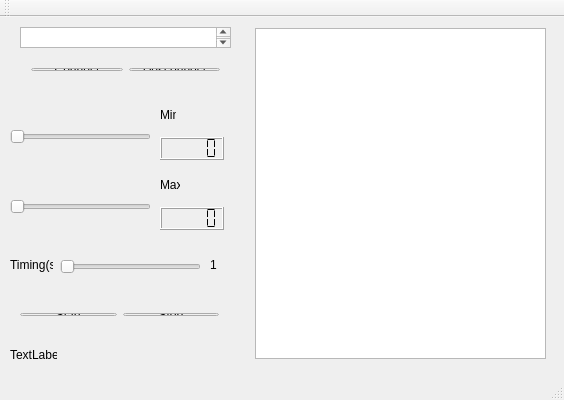
<?xml version="1.0" encoding="UTF-8"?>
<ui version="4.0">
 <class>MainWindow</class>
 <widget class="QMainWindow" name="MainWindow">
  <property name="geometry">
   <rect>
    <x>0</x>
    <y>0</y>
    <width>564</width>
    <height>400</height>
   </rect>
  </property>
  <property name="windowTitle">
   <string>MainWindow</string>
  </property>
  <widget class="QWidget" name="centralWidget">
   <widget class="QSlider" name="horizontalSlider_minimo">
    <property name="geometry">
     <rect>
      <x>10</x>
      <y>110</y>
      <width>141</width>
      <height>19</height>
     </rect>
    </property>
    <property name="orientation">
     <enum>Qt::Horizontal</enum>
    </property>
   </widget>
   <widget class="QSlider" name="horizontalSlider_maximo">
    <property name="geometry">
     <rect>
      <x>10</x>
      <y>180</y>
      <width>141</width>
      <height>19</height>
     </rect>
    </property>
    <property name="orientation">
     <enum>Qt::Horizontal</enum>
    </property>
   </widget>
   <widget class="QSlider" name="horizontalSlider_timing">
    <property name="geometry">
     <rect>
      <x>60</x>
      <y>240</y>
      <width>141</width>
      <height>19</height>
     </rect>
    </property>
    <property name="orientation">
     <enum>Qt::Horizontal</enum>
    </property>
   </widget>
   <widget class="QLCDNumber" name="lcdNumber_minimo">
    <property name="geometry">
     <rect>
      <x>160</x>
      <y>120</y>
      <width>64</width>
      <height>23</height>
     </rect>
    </property>
    <property name="segmentStyle">
     <enum>QLCDNumber::Flat</enum>
    </property>
   </widget>
   <widget class="QLCDNumber" name="lcdNumber_maximo">
    <property name="geometry">
     <rect>
      <x>160</x>
      <y>190</y>
      <width>64</width>
      <height>23</height>
     </rect>
    </property>
    <property name="segmentStyle">
     <enum>QLCDNumber::Flat</enum>
    </property>
   </widget>
   <widget class="QLabel" name="label_timing">
    <property name="geometry">
     <rect>
      <x>10</x>
      <y>240</y>
      <width>43</width>
      <height>16</height>
     </rect>
    </property>
    <property name="text">
     <string>Timing(s)</string>
    </property>
   </widget>
   <widget class="QLabel" name="label_maxtiming">
    <property name="geometry">
     <rect>
      <x>210</x>
      <y>240</y>
      <width>16</width>
      <height>16</height>
     </rect>
    </property>
    <property name="text">
     <string>1</string>
    </property>
   </widget>
   <widget class="QLabel" name="label_status">
    <property name="geometry">
     <rect>
      <x>10</x>
      <y>330</y>
      <width>47</width>
      <height>16</height>
     </rect>
    </property>
    <property name="text">
     <string>TextLabel</string>
    </property>
   </widget>
   <widget class="QLabel" name="label_Max">
    <property name="geometry">
     <rect>
      <x>160</x>
      <y>160</y>
      <width>20</width>
      <height>16</height>
     </rect>
    </property>
    <property name="text">
     <string>Max</string>
    </property>
   </widget>
   <widget class="QLabel" name="label_min">
    <property name="geometry">
     <rect>
      <x>160</x>
      <y>90</y>
      <width>16</width>
      <height>16</height>
     </rect>
    </property>
    <property name="text">
     <string>Min</string>
    </property>
   </widget>
   <widget class="QWidget" name="layoutWidget">
    <property name="geometry">
     <rect>
      <x>20</x>
      <y>40</y>
      <width>211</width>
      <height>25</height>
     </rect>
    </property>
    <layout class="QHBoxLayout" name="horizontalLayout">
     <item>
      <widget class="QPushButton" name="pushButton_connect">
       <property name="text">
        <string>Connect</string>
       </property>
      </widget>
     </item>
     <item>
      <widget class="QPushButton" name="pushButton_desconnect">
       <property name="text">
        <string>Desconnect</string>
       </property>
      </widget>
     </item>
    </layout>
   </widget>
   <widget class="QWidget" name="layoutWidget">
    <property name="geometry">
     <rect>
      <x>9</x>
      <y>285</y>
      <width>221</width>
      <height>25</height>
     </rect>
    </property>
    <layout class="QHBoxLayout" name="horizontalLayout_2">
     <item>
      <widget class="QPushButton" name="pushButton_start">
       <property name="text">
        <string>Start</string>
       </property>
      </widget>
     </item>
     <item>
      <widget class="QPushButton" name="pushButton_stop">
       <property name="text">
        <string>Stop</string>
       </property>
      </widget>
     </item>
    </layout>
   </widget>
   <widget class="QTextEdit" name="textEdit_IP">
    <property name="geometry">
     <rect>
      <x>20</x>
      <y>10</y>
      <width>211</width>
      <height>21</height>
     </rect>
    </property>
    <property name="sizePolicy">
     <sizepolicy hsizetype="Fixed" vsizetype="Fixed">
      <horstretch>0</horstretch>
      <verstretch>0</verstretch>
     </sizepolicy>
    </property>
    <property name="acceptDrops">
     <bool>true</bool>
    </property>
    <property name="autoFillBackground">
     <bool>false</bool>
    </property>
   </widget>
   <widget class="QTextBrowser" name="textBrowser_dados">
    <property name="geometry">
     <rect>
      <x>255</x>
      <y>11</y>
      <width>291</width>
      <height>331</height>
     </rect>
    </property>
   </widget>
  </widget>
  <widget class="QMenuBar" name="menuBar">
   <property name="geometry">
    <rect>
     <x>0</x>
     <y>0</y>
     <width>564</width>
     <height>21</height>
    </rect>
   </property>
  </widget>
  <widget class="QToolBar" name="mainToolBar">
   <attribute name="toolBarArea">
    <enum>TopToolBarArea</enum>
   </attribute>
   <attribute name="toolBarBreak">
    <bool>false</bool>
   </attribute>
  </widget>
  <widget class="QStatusBar" name="statusBar"/>
 </widget>
 <layoutdefault spacing="6" margin="11"/>
 <resources/>
 <connections>
  <connection>
   <sender>horizontalSlider_minimo</sender>
   <signal>valueChanged(int)</signal>
   <receiver>lcdNumber_minimo</receiver>
   <slot>display(int)</slot>
   <hints>
    <hint type="sourcelabel">
     <x>126</x>
     <y>153</y>
    </hint>
    <hint type="destinationlabel">
     <x>181</x>
     <y>165</y>
    </hint>
   </hints>
  </connection>
  <connection>
   <sender>horizontalSlider_maximo</sender>
   <signal>valueChanged(int)</signal>
   <receiver>lcdNumber_maximo</receiver>
   <slot>display(int)</slot>
   <hints>
    <hint type="sourcelabel">
     <x>94</x>
     <y>221</y>
    </hint>
    <hint type="destinationlabel">
     <x>183</x>
     <y>233</y>
    </hint>
   </hints>
  </connection>
 </connections>
</ui>
